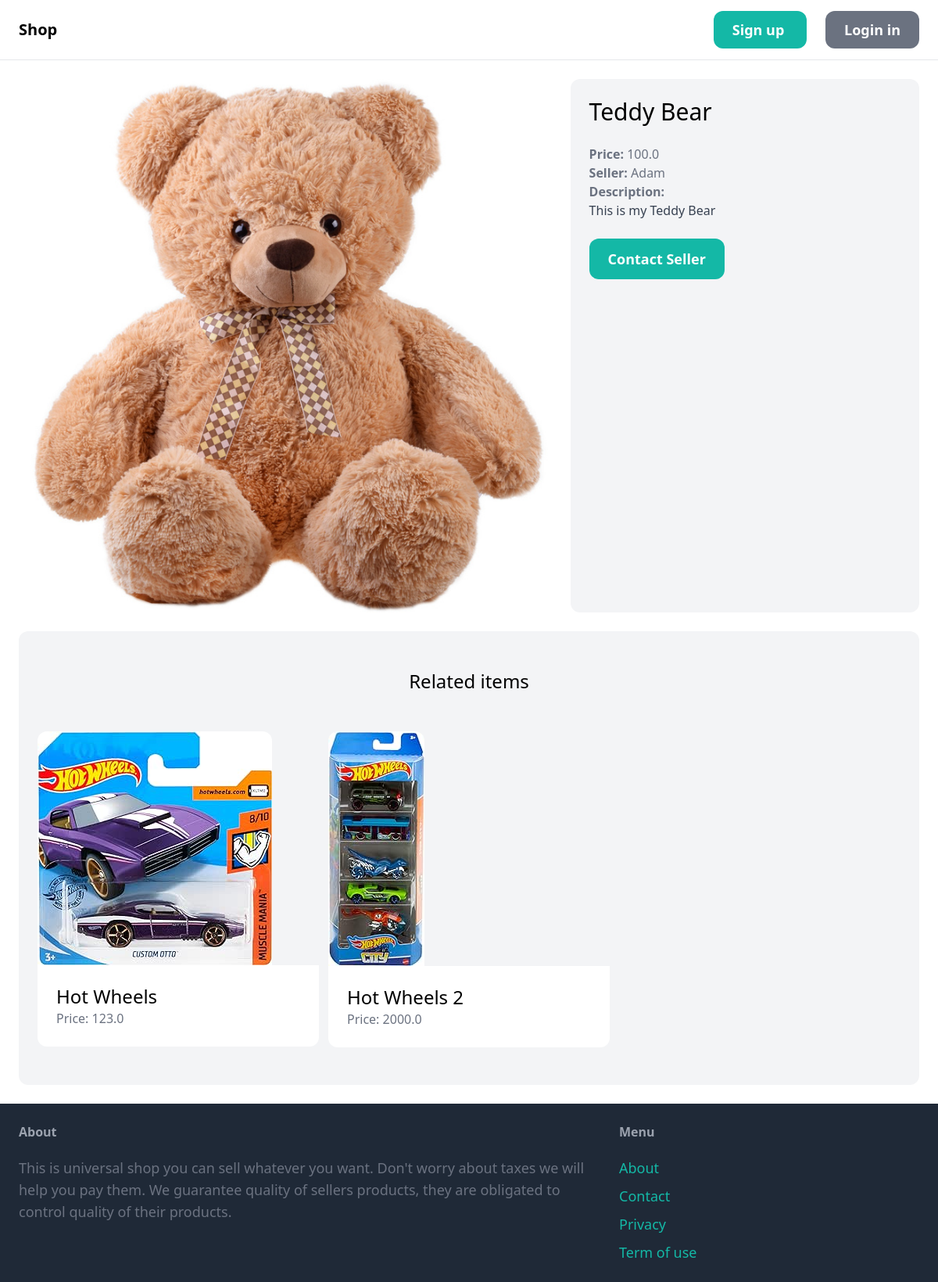
Screenshot of /items/9/ with the database file from the repository.
### item/models.py (models this page shows, shortened)
class Item(models.Model):
    category = models.ForeignKey(Category, related_name='items', on_delete=models.CASCADE)
    name = models.CharField(max_length=255)
    description = models.TextField(blank=True, null=True)
    price = models.FloatField()
    image = models.ImageField(upload_to='item_images', blank=True, null=True)
    is_sold = models.BooleanField(default=False)
    created_by = models.ForeignKey(User, related_name='items', on_delete=models.CASCADE)
    created_at = models.DateTimeField(auto_now_add=True)

### item/views.py (the view)
# urls.py: path('<int:pk>/', views.detail, name='detail'),
def detail(request, pk):
    item = get_object_or_404(Item, pk=pk)
    related_items = Item.objects.filter(category=item.category, is_sold=False).exclude(pk=pk)[0:3]
    return render(request, 'item/detail.html', {
        'item': item,
        'related_items': related_items,
    })

### item/templates/item/detail.html (shortened to what this page needs)
{% extends 'core/base.html' %}
{% block content %}
<div class="grid grid-cols-5 gap-6">
    <div class="col-span-3">
        <img src="{{ item.image.url }}" class="rounded-xl">
    </div>
    <div class="col-span-2 p-6 bg-gray-100 rounded-xl">
        <h1 class="mb-6 text-3xl"> {{ item.name }} </h1>
        <p class="text-gray-500"><strong>Price: </strong> {{ item.price }}</p>
        <p class="text-gray-500"><strong>Seller: </strong> {{ item.created_by.username }}</p>
        {% if item.description %}
            <p class="text-gray-700">
                <strong class="text-gray-500">Description: </strong><br>
                {{ item.description }}
            </p>
        {% endif %}
        {% if request.user == item.created_by %}
            <div class="mt-6 p-6 bg-white rounded-xl">
                <p>This is your item!</p>
                <a href="{% url 'item:edit' item.id %}" class="inline-block mt-6 px-6 py-3 text-lg font-semibold
                bg-teal-500 text-white rounded-xl">
                    Edit
                </a>
                <a href="{% url 'item:delete' item.id %}" class="inline-block mt-6 px-6 py-3 text-lg font-semibold
                bg-red-500 text-white rounded-xl">
                    Delete
                </a>
            </div>
         {% else %}
        <a href="#" class="inline-block mt-6 px-6 py-3 text-lg
        font-semibold bg-teal-500 text-white rounded-xl hover:bg-teal-700">Contact Seller </a>
        {% endif %}
    </div>
</div>
<div class="mt-6 px-6 py-12 bg-gray-100 rounded-xl">
    <h2 class="mb-12 text-2xl text-center">Related items</h2>
    <div class="grid grid-cols-3 gap-3">
        {% for item in related_items %}
            <div>
                <a href="{% url 'item:detail' item.id %}">
                    <div>
                        <img src="{{ item.image.url }}" class="rounded-t-xl">
                    </div>
                    <div class="p-6 bg-white rounded-b-xl">
                        <h2 class="text-2xl">{{ item.name }}</h2>
                        <p class="text-gray-500">Price: {{ item.price }}</p>
                    </div>
                </a>
            </div>
        {% endfor %}
    </div>
</div>
{% endblock %}

### rows the page displays
Item: image (picture), name "Teddy Bear", price "100.0", created_by.username "Adam", description "This is my Teddy Bear"
Item: image (picture), name "Hot Wheels", price "123.0"
Item: image (picture), name "Hot Wheels 2", price "2000.0"
